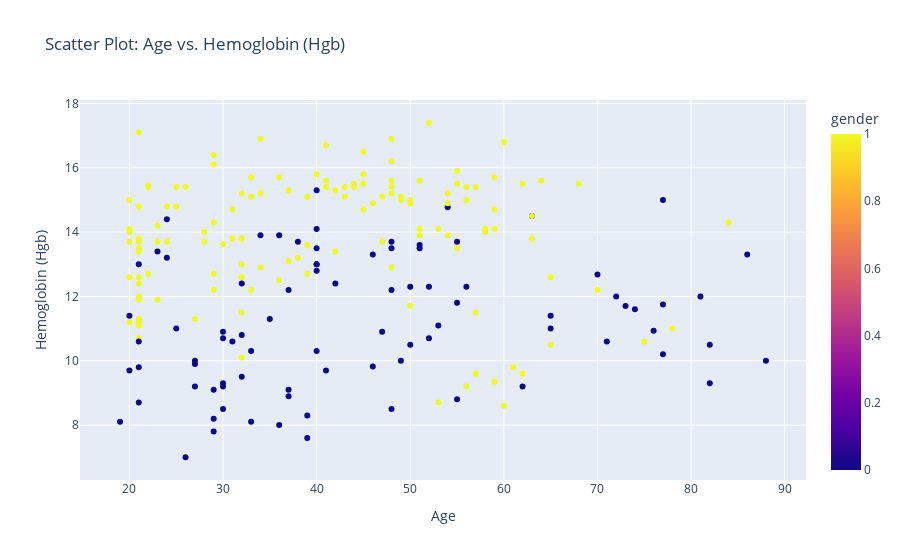

Write notebook code for a chart like this one.
### Code cell
scatter_fig = px.scatter(
    df, 
    x='Age', 
    y='Hgb', 
    color='gender',
    title='Scatter Plot: Age vs. Hemoglobin (Hgb)',
    labels={'Age': 'Age', 'Hgb': 'Hemoglobin (Hgb)'}
)
scatter_fig.show()

### Figure 1 — Plotly figure (JSON) as saved in the notebook; plotly's stock layout.template omitted (floating-point values rounded to 4 significant figures; data arrays with more than 128 entries replaced by an {"elided": "..."} marker saying what was removed)
{"data": [{"hovertemplate": "Age=%{x}<br>Hemoglobin (Hgb)=%{y}<br>gender=%{marker.color}<extra></extra>", "legendgroup": "", "marker": {"color": {"elided": "217 int values"}, "coloraxis": "coloraxis", "symbol": "circle"}, "mode": "markers", "name": "", "orientation": "v", "showlegend": false, "type": "scatter", "x": {"elided": "217 int values"}, "xaxis": "x", "y": {"elided": "217 float values"}, "yaxis": "y"}], "layout": {"coloraxis": {"colorbar": {"title": {"text": "gender"}}, "colorscale": [[0, "#0d0887"], [0.1111, "#46039f"], [0.2222, "#7201a8"], [0.3333, "#9c179e"], [0.4444, "#bd3786"], [0.5556, "#d8576b"], [0.6667, "#ed7953"], [0.7778, "#fb9f3a"], [0.8889, "#fdca26"], [1, "#f0f921"]]}, "legend": {"tracegroupgap": 0}, "title": {"text": "Scatter Plot: Age vs. Hemoglobin (Hgb)"}, "xaxis": {"anchor": "y", "domain": [0, 1], "title": {"text": "Age"}}, "yaxis": {"anchor": "x", "domain": [0, 1], "title": {"text": "Hemoglobin (Hgb)"}}}}
